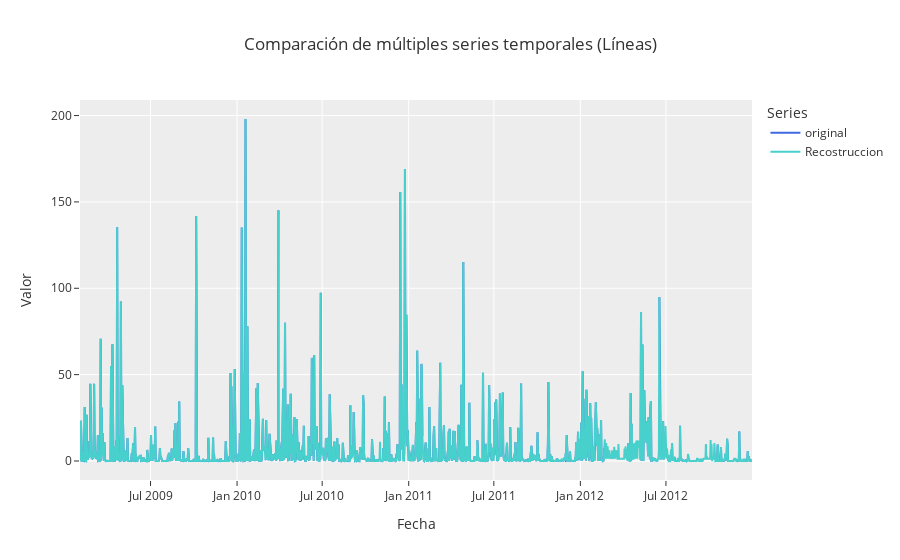

Source (notebook cell):
### Code cell
from graphics_utils.go import multi_line

fig = multi_line(original=dataset_model['value'], Recostruccion = dataset_model['value_complet'])
fig.show()

### Figure 1 — Plotly figure (JSON) as saved in the notebook; plotly's stock layout.template omitted (floating-point values rounded to 4 significant figures; data arrays with more than 128 entries replaced by an {"elided": "..."} marker saying what was removed)
{"data": [{"line": {"color": "royalblue"}, "mode": "lines", "name": "original", "type": "scatter", "x": {"elided": "1430 str values"}, "y": {"elided": "1430 float values"}}, {"line": {"color": "mediumturquoise"}, "mode": "lines", "name": "Recostruccion", "type": "scatter", "x": {"elided": "1430 str values"}, "y": {"elided": "1430 float values"}}], "layout": {"legend": {"title": {"text": "Series"}}, "title": {"text": "Comparación de múltiples series temporales (Líneas)"}, "xaxis": {"title": {"text": "Fecha"}}, "yaxis": {"title": {"text": "Valor"}}}}
